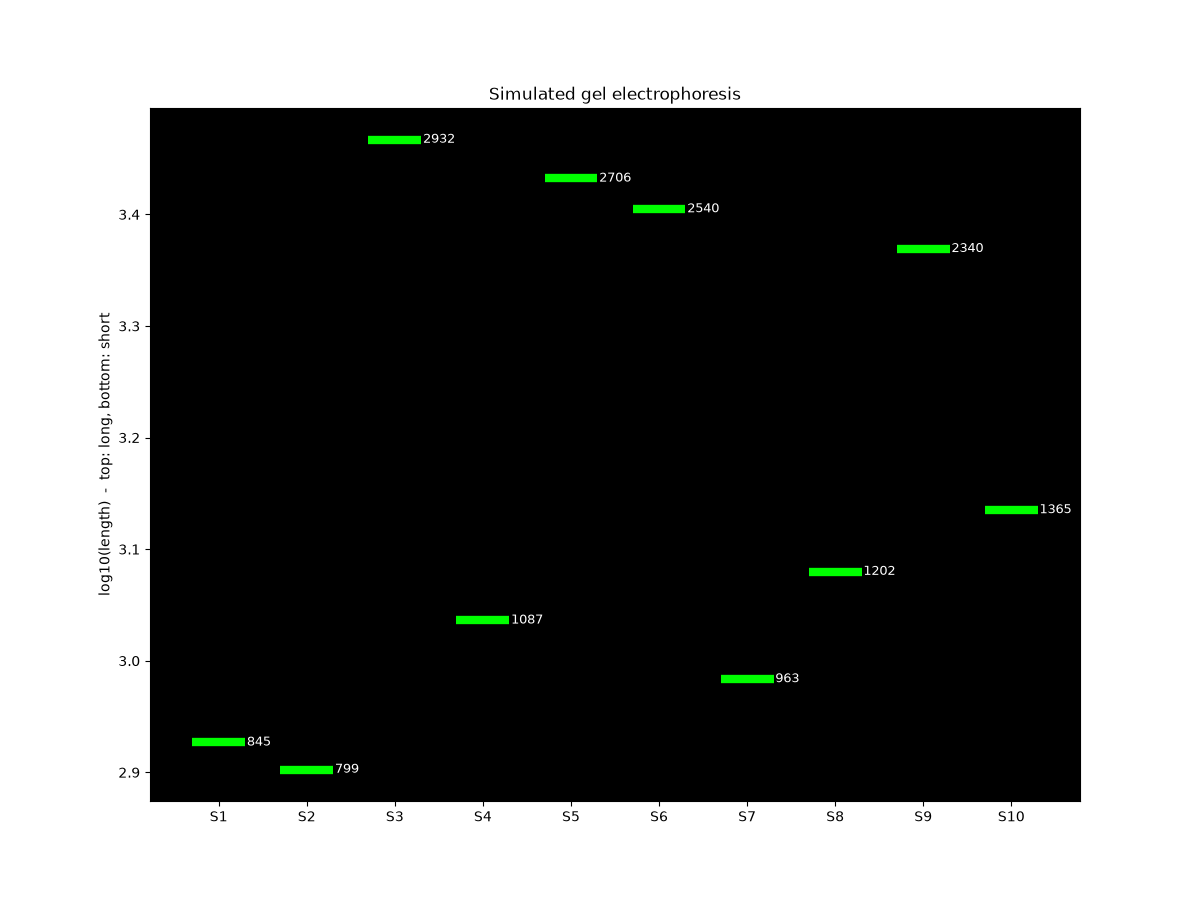

Generate this figure with Python:
import math
import random

import matplotlib.pyplot as plt

# read the sequence
with open("sequence.fasta") as f:
    lines = f.read().splitlines()
sequence = "".join(line for line in lines if not line.startswith(">"))
print("Sequence length:", len(sequence))

# 10 random samples in an array

samples = []
for i in range(10):
    length = random.randint(100, 3000)
    start = random.randint(0, len(sequence) - length)
    samples.append(sequence[start:start + length])

for i, s in enumerate(samples, 1):
    print(f"Sample {i}: {len(s)} bp")


positions = []
for s in samples:
    positions.append(math.log10(len(s)))

# draw the gel
plt.figure(figsize=(12, 9))
plt.gca().set_facecolor("black")

for i in range(len(samples)):
    lane = i + 1
    plt.hlines(positions[i], lane - 0.3, lane + 0.3, colors="lime", linewidth=6)
    plt.text(lane + 0.32, positions[i], f"{len(samples[i])}", color="white", va="center", fontsize=9)

plt.xticks(range(1, 11), [f"S{i}" for i in range(1, 11)])
plt.ylabel("log10(length)  -  top: long, bottom: short")
plt.title("Simulated gel electrophoresis")
plt.savefig("gel.png")
plt.show()
